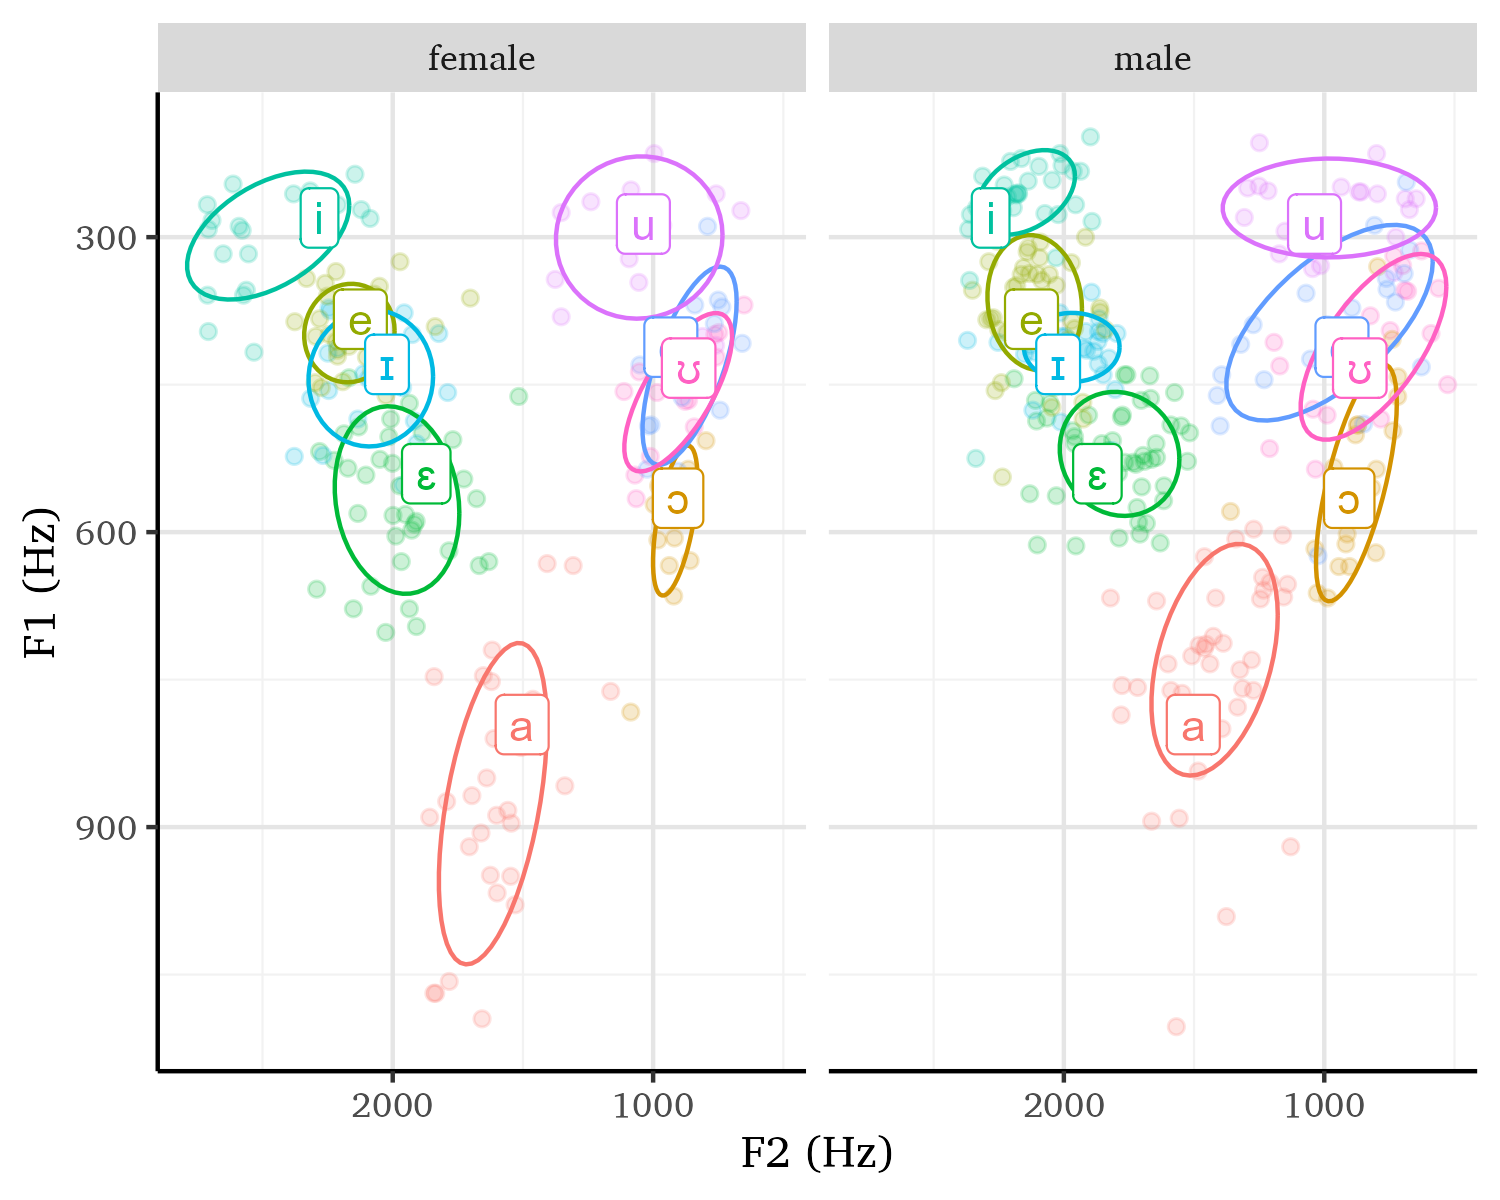

Write the R code that produced this figure.
# Load package and dataframe
library(tidyverse)
library(phonR)
library(ggplot2)
library(viridis)
library(extrafont)
font_import(pattern = "CharisSIL", prompt = FALSE)
loadfonts()

# Define a white background theme
white_theme <- theme(
  panel.background = element_rect(fill = "white"),
  plot.background = element_rect(fill = "white"),
  panel.grid.major = element_line(color = "grey90"),
  panel.grid.minor = element_line(color = "grey95"),
  legend.background = element_rect(fill = "white"),
  axis.line = element_line(color = "black"),
  text=element_text(family="Charis SIL")
)

dfvowels <- read.csv("~/GitHub/jipa-akan/figures/figure09/vowel_formants.csv")

# Recode vowel
# key: 1 =  /open O/, 2 = /epsilon/, 3 = /I/, and 4 = /horse shoe/ 

dfvowels$vowel_id <- recode(dfvowels$vowel_id, "1" = "\u0254", "2" = "\u025B", 
                            "3" = "\u026A", "4" = "\u028A", "a" = "a","e" = "e", 
                            "i" = "i", "o"  = "o", "ae" = "\u00E6", "u" = "u")

# Exclude Elizabeth's data -- a lot of clipping in her recording
dfvowels <- dfvowels%>%
  filter(speaker_id!="Elizabeth-010_mono")%>%
  droplevels()

# Remove non-phonemic ash vowel
dfvowels <- dfvowels%>%
  filter(vowel_id!="\u00E6")%>%
  droplevels()

df_male <- subset(dfvowels, sex == "male")
df_female <- subset(dfvowels, sex == "female")

means <- dfvowels %>%
  group_by(vowel_id) %>%
  summarise(F1 = mean(F1),
            F2 = mean(F2))

v1 <- ggplot(dfvowels, aes(x = F2, y = F1, color = vowel_id, label = vowel_id)) + 
  geom_point(alpha = 0.2) + 
  stat_ellipse(level = 0.67) + 
  geom_label(data = means) + 
  scale_x_reverse() + 
  scale_y_reverse() + 
  white_theme +
  scale_fill_viridis() +
  facet_wrap(~sex) + 
  guides(color = FALSE) +
  labs(x = "F2 (Hz)", y = "F1 (Hz)")

v1

ggsave(v1,
       file = "~/GitHub/jipa-akan/figures/figure09/figure9.png",
       height = 4, width = 5, dpi = 300)
